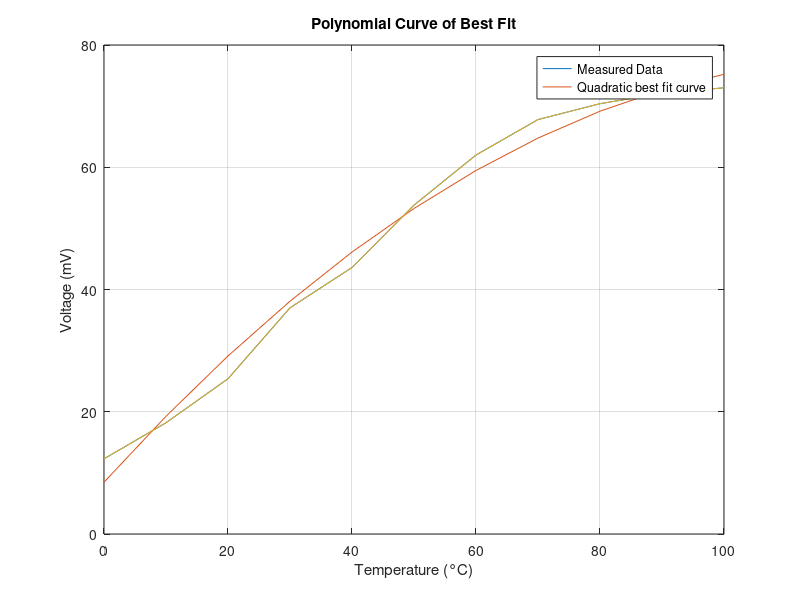
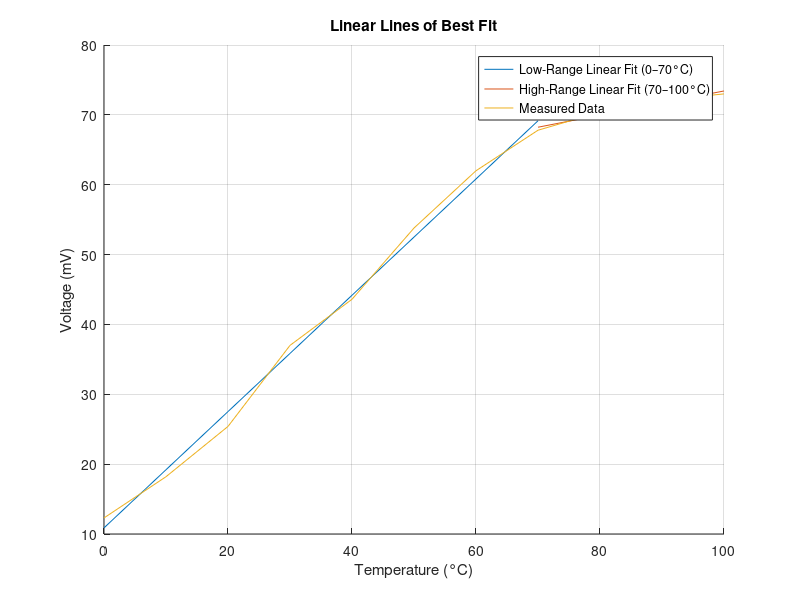

Recreate these plots in MATLAB, in order.
T = [0:10:100]' ; % Temperature from 0 - 100 in increments of 10 (degrees celsius)
V = [12.3 18.2 25.4 37.0 43.6 53.8 62 67.8 70.4 72.1 73.0]'; % Recorded voltage (mV)
plot(T,V);
hold on;

A = [T.^2, T, ones(numel(T), 1)]; %matrix showing each term of polynomial in actual values
b = V;
x3 = A\b;%find appropriate coefficients using Ax is approximately b
Vt = A*x3; %voltage as function of temperature with proper coefficients and y intercept

%figure one shows a polynomial curve of best fit from the raw sensor ouput
figure(1);
title("Polynomial Curve of Best Fit");
xlabel('Temperature (°C)');
ylabel('Voltage (mV)');
grid on;
plot(T,Vt);
plot(T,V);
legend('Measured Data','Quadratic best fit curve','Location','best')



T_lowrange = T(1:8);%only including valid range in temp and voltage
V_lowrange = V(1:8);

a_low = [T_lowrange, ones(numel(T_lowrange), 1)]; %a is matrix of mT + n 
b_low = V_lowrange; % b is output voltage
xr = a_low\b_low; % use ax is approximately b to solve

T_highrange = T(8:end); %same process as 0 to 70 but for 70 to 100
V_highrange = V(8:end);
a_high = [T_highrange, ones(numel(T_highrange), 1)];
b_high = V_highrange;
x_high = a_high \ b_high;

%figure 2 shows linear line of best fit for the high/low sensor readings.
figure(2)
title("Linear Lines of Best Fit")
xlabel('Temperature (°C)');
ylabel('Voltage (mV)');
grid on;
hold on
plot(T_lowrange, a_low*xr);
plot(T_highrange, a_high*x_high);
plot(T,V);
legend('Low-Range Linear Fit (0–70°C)', ...
       'High-Range Linear Fit (70–100°C)', ...
       'Measured Data', ...
       'Location','best')

clear;
